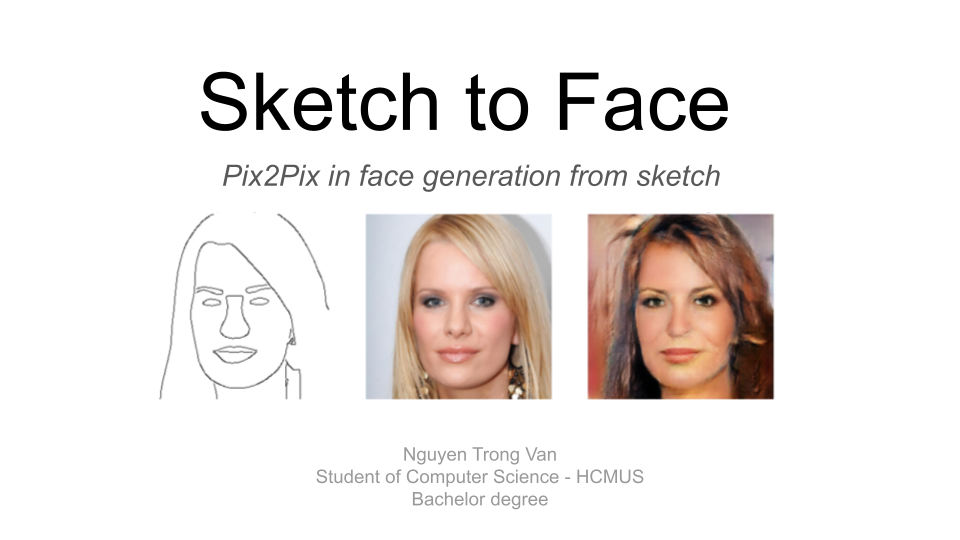
#> input picture png/01.png, 960 x 540 px
$ python -i augmentation.py   (imports and definitions only)
#> lines starting #> are read from the running program, lines starting #| are printed output that depends on the picture
import cv2 as cv
import numpy as np
from numpy import random
from scipy.io import loadmat


# [90 lines left out: functions removePatches, getPosition, RandomPatches, RotatePoint, getNewPose, getAngles, not called in this run]

def blurImage(image,sigma,kernel):
	aug_img=cv.GaussianBlur(image,(5,5),10)
	return aug_img

def constract(img,c=3.0,k_szie=3):
	clahe = cv.createCLAHE(clipLimit=c, tileGridSize=(k_size,k_size))
	lab = cv.cvtColor(img, cv.COLOR_BGR2LAB)
	l, a, b = cv.split(lab)
	l2 = clahe.apply(l)
	lab = cv.merge((l2,a,b))
	img2 = cv.cvtColor(lab, cv.COLOR_LAB2BGR)
	return img2

>>> import cv2
>>> picture = cv2.imread('png/01.png', cv2.IMREAD_GRAYSCALE)
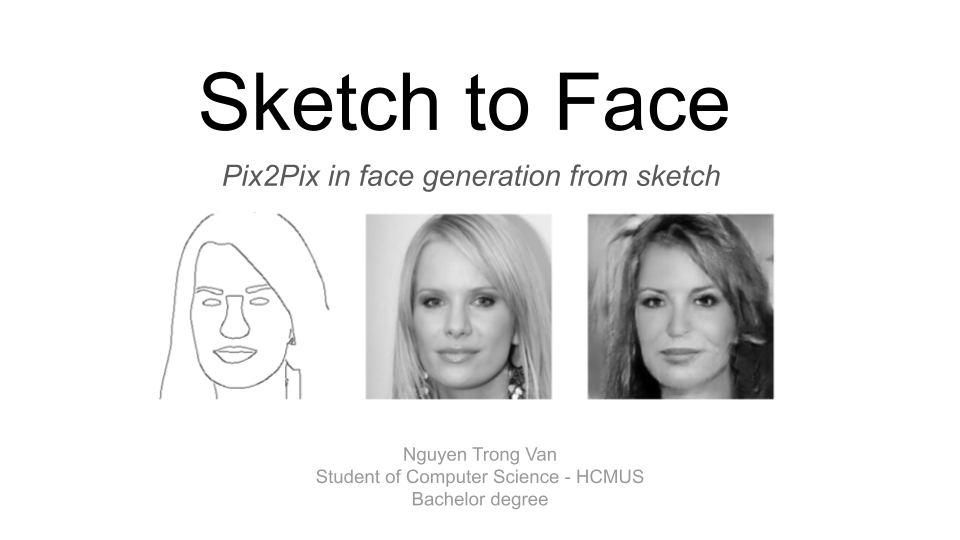
#> picture: shape (540, 960); min 0, max 255, mean 234.3
>>> result = constract(picture)
#> (the run stopped early here; a loop or call above may not have finished)
